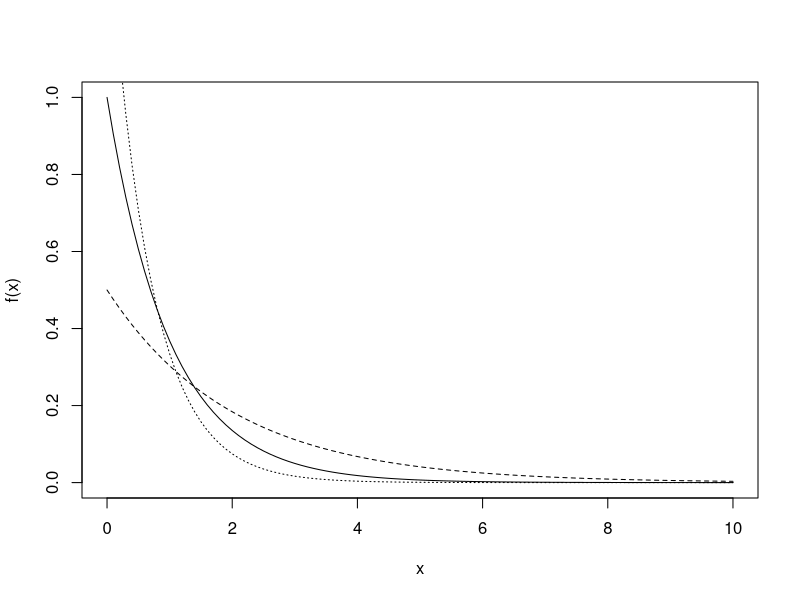
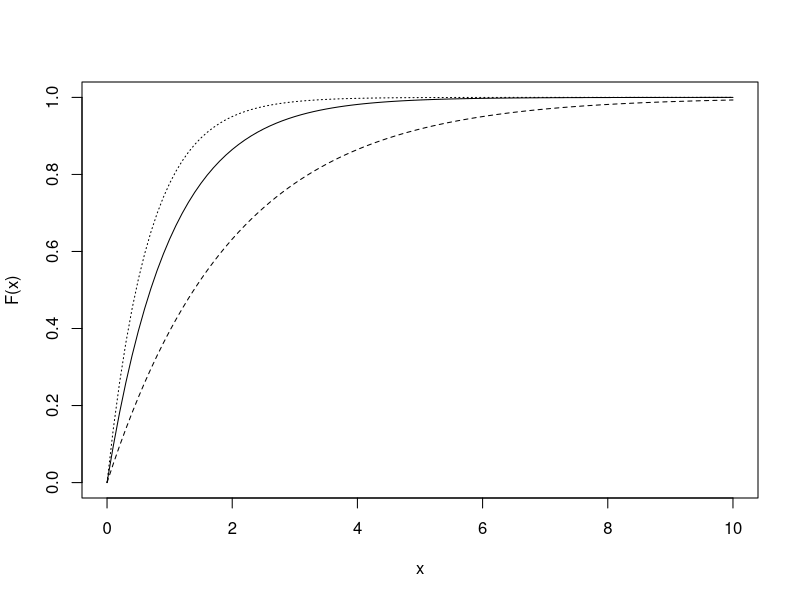
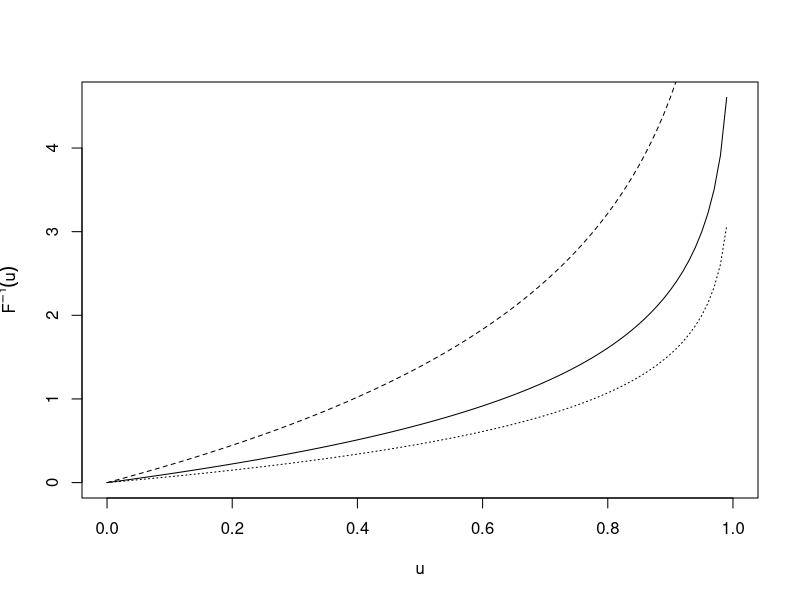
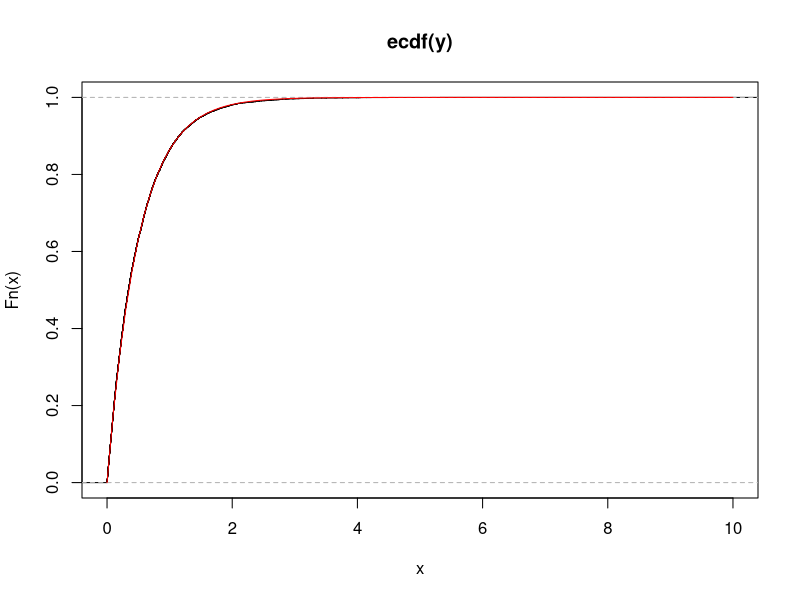
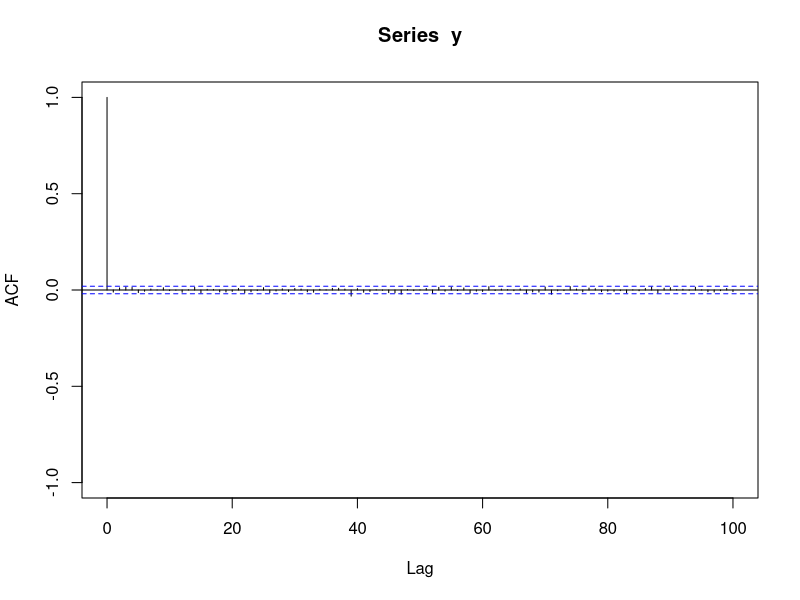
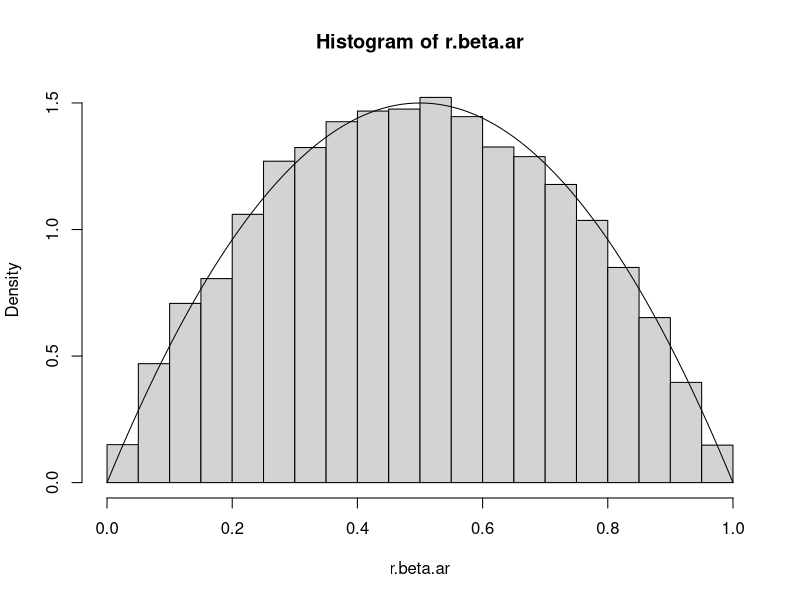
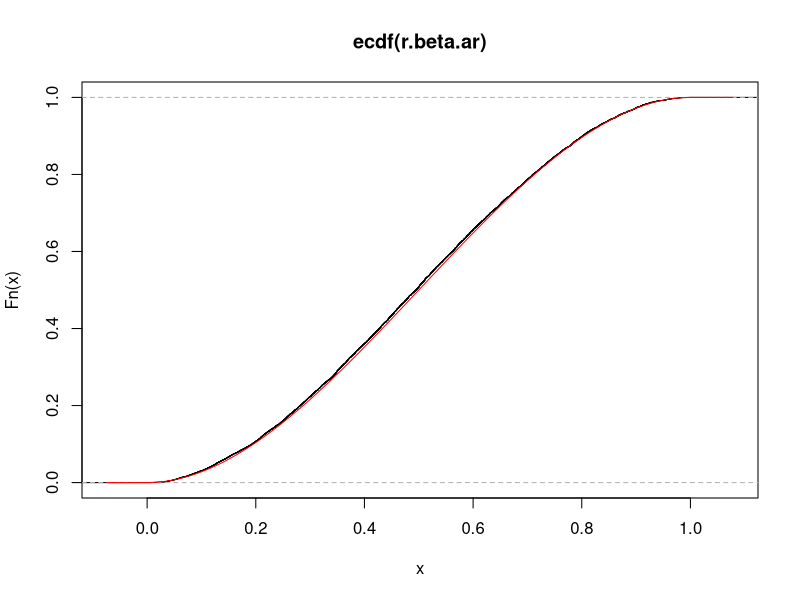
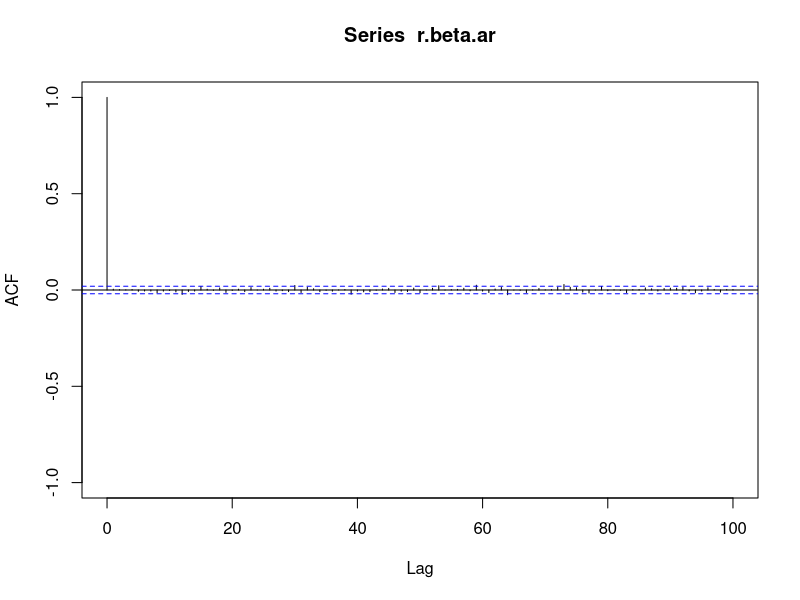

Reproduce these figures in R, in order.
##############################################################################
######## PARTE 1: Simulazione e generazione di numeri pseudo-casuali  ########
##############################################################################

##############################################################################
### 1.1 generazione mediante Generatori Congruenti Lineari
##############################################################################

options(scipen=999) # Per i numeri superiori a scipen si preferisce la notazione
# esponenziale, per gli altri la notazione fissa.

### Numeri Pseudo-Casuali Uniformi in [0,1]
### Algoritmo Wichmann-Hill (1982)

.current.seed <- c(123,456,789) # Seme iniziale

runif.wh <- function(n){
  a <-c(171,172,170)
  b <- c(30269,30307,30323) # Sono tre numeri primi.
  s <- .current.seed
  u <- rep(0, n)
  for(i in 1:n){
    s <- (a*s) %% b # Aggiornamento sequenza (n volte)
    u[i] <- sum(s/b) %% 1 # Parte frazionari della somma
    # della sequenza dei numeri in s 
  }
  .current.seed <<- s
  u
} 

### Esercizio n. 1
###
### a. Utilizzare il metodo della simulazione per inversione
###    per simulare da una v.c. esponenziale.
### b. Verificare l'adattamento su n=10000 valori simulati.

# La funzione di ripartizione F di Y ~ Exp(lambda) è F(y)=1-e^{-lambda*y}

# Funzione densità v.c. esponenziale.

dExp <- function(y, lambda=1){
  lambda*exp(-lambda*y)
}

curve(dExp(x),0,10,lty="solid",ylab="f(x)")
curve(dExp(x,0.5),lty="dashed",add=TRUE)
curve(dExp(x,1.5),lty="dotted",add=TRUE)

# Funzione di ripartizione v.c. esponenziale

pExp <- function(y, lambda=1){
  1-exp(-lambda*y)
}

curve(pExp(x),0,10,lty="solid",ylab="F(x)")
curve(pExp(x,0.5), lty="dashed",add=TRUE)
curve(pExp(x,1.5), lty="dotted",add=TRUE)

# La funzione quantile e' F^−1(u) = -log(1-u)/lambda, 0 < u < 1

qExp <- function(u, lambda=1){
  -log(1-u)/lambda
}

curve(qExp(x),0,1,lty="solid",xlab="u",ylab=expression(paste(F^{-1},(u)))) # Uso "expression" per le
# formule nelle etichette
curve(qExp(x,0.5), lty="dashed",add=TRUE)
curve(qExp(x,1.5), lty="dotted",add=TRUE)

rExp <- function(n, lambda=1){
  y <- qExp(runif.wh(n),lambda)
  #  y <- -log(1 - runif.wh(n))/lambda # Equivalente
  
  return(y)
}

y <- rExp(5, 2)
y

# Verifichiamo la bontà di adattamento con n=10000

y <- rExp(10000,2) # 10000 numeri simulati
plot(ecdf(y),do.points=FALSE,xlim=c(0,10)) # FdR empirica
curve(pExp(x,2),0,10,add=TRUE,col="red") # FdR teorica

# Per l'incorrelazione:

acf(y,100,ylim=c(-1,1))
Box.test(y,type="L") # Test per il ritardo 1 (lag=1)
# ?Box.test per informazioni


##############################################################################
### 1.2 generazione mediante Accettazione/rifiuto
##############################################################################

### Esercizio n. 2: Simulare mediante accettazione/rifuto da una Beta(2,2)

## Si parta da una Uniforme(0,1)

## Scriviamo l'algoritmo A/R

r.accetto.rifiuto <- function(n, f, g, rg, k, report=TRUE){
  y <- double(n)
  ntry <- 0
  for (i in 1:n){
    done <- FALSE
    while (!done){
      ntry <- ntry + 1
      z <- rg(1)
      u <- k * g(z) * runif.wh(1)
      if (u <= f(z)) done <- TRUE
    }
    y[i] <- z
  }
  if (report)
    cat("r.accetto.rifiuto: ho fatto",ntry,"tentativi\n")
  y
}

## Si trovi dapprima il max della Beta(2,2) in questo intervallo
## A tale scopo scriviamo la distribuzione di probabilità della beta definendo:

Beta <- function(alfa,beta){
  (factorial(alfa-1)*factorial(beta-1))/factorial(alfa+beta-1)
}
dBeta <- function(y,alfa=2,beta=2){
  (y^(alfa-1)*(1-y)^(beta-1))/Beta(alfa,beta)
}

# Si noti che:
# - factorial(x) coincide con la funzione gamma(x+1) e, per x intero,
#   e' x fattoriale.
# - la funzione Beta definita da noi coincide con la funzione beta
#   presente in R.

x <- seq(0,1,0.001)
k = max(dBeta(x,2,2))

# Usando optimize:

optimize(dBeta,c(0,1),maximum=T) # Uso: optimize(funzione, range di x, devo trovare il massimo?)
# $maximum e' la x a cui corrisponde il massimo
# $objective e' il massimo valore della funzione
# Quindi, potremmo scrivere k = optimize(dBeta,c(0,1),maximum=T)$objective

# Si noti che in questo caso k puo' anche essere trovato analiticamente,
# derivando la densita' beta.

r.beta.ar <- r.accetto.rifiuto(10000, dBeta, dunif, runif, k)

## Adesso verifichiamo che il nostro algoritmo funzioni bene:

# Adattamento:

hist(r.beta.ar, prob = T) # "freq = F" e "prob = T" sono equivalenti
curve(dBeta(x,2,2), add = T)

plot(ecdf(r.beta.ar),do.points=FALSE) # FdR empirica
curve(pbeta(x,2,2),add=TRUE,col="red") # FdR teorica

# Incorrelazione:

acf(r.beta.ar,100,ylim=c(-1,1))
Box.test(r.beta.ar,type="L")

### Proviamo a cambiare il parametro k

r.beta.ar.k2 <- r.accetto.rifiuto(10000, dBeta, dunif, runif, k=2)
r.beta.ar.k3 <- r.accetto.rifiuto(10000, dBeta, dunif, runif, k=3)
r.beta.ar.k1 <- r.accetto.rifiuto(10000, dBeta, dunif, runif, k=1) # k troppo piccolo!

# Il numero medio di tentativi richiesti per generare n
# valori e' n*k. Dunque, k deve essere il piu' piccolo
# possibile, ma non troppo piccolo: la densita' da cui generiamo (che
# nei lucidi chiamiamo g), moltiplicata per k, deve dominare la
# densita' obiettivo (che nei lucidi chiamiamo f).
# Nel caso presente, in cui generiamo da una densita' g uniforme, cio'
# significa che k non puo essere piu' piccolo del massimo della
# densita' f (che e' una beta(2,2)).

plot(ecdf(r.beta.ar.k2),do.points=FALSE)
curve(pbeta(x,2,2),add=TRUE,col="red") # OK

plot(ecdf(r.beta.ar.k3),do.points=FALSE)
curve(pbeta(x,2,2),add=TRUE,col="red") # OK

plot(ecdf(r.beta.ar.k1),do.points=FALSE)
curve(pbeta(x,2,2),add=TRUE,col="red") # NO!


### Esercizio n. 3: Simulare una mezza normale standard (normale troncata) con
###                 un algoritmo A/R basato su una distribuzione esponenziale.

## Si consideri la seguente distribuzione di probabilità:

dHalfNorm <- function(y){ # Densità di una normale troncata (y > 0).
  (2/sqrt(2*pi))*exp(-y^2/2)
}

curve(dHalfNorm(x),0,10)

# Consideriamo la distribuzione esponenziale di parametro lambda = 1:
#
# g(x) = exp(-x).
#
# Dobbiamo trovare il valore di k tale che
#
# k * g(x) >= f(x) per ogni x, dove f(x) è la densità della normale
# troncata ai soli valori positivi.
#
# Deve essere dunque:
#
# k * exp(-x) >= 2/sqrt(2*pi) * exp(-x^2/2) per ogni x.
#
# Equivalentemente:
#
# k >= sqrt(2/pi) * exp(x-x^2/2)
#
# E' facile vedere che x-x^2/2 raggiunge un massimo per x = 1.
# Dunque, possiamo definire k = sqrt(2/pi) * exp(1/2) = sqrt(2*exp(1)/pi).

k <- sqrt(2*exp(1)/pi)

curve(dExp(x)*k,0,10,lty="dashed",add=TRUE)

# Usiamo la funzione rExp, creata nell'esercizio n. 1, all'interno della
# funzione per la generazione A/R

r.halfNorm.ar <- r.accetto.rifiuto(10000, dHalfNorm, dExp, rExp, k)

## Controllo simulazione

hist(r.halfNorm.ar, prob= T, nclass=50)
curve(dHalfNorm(x), add = T)


##############################################################################
### 1.3 generazione mediante Trasformazione (Box-Muller)
##############################################################################

## Esercizio n. 4

# Funzione per generare una Normale Standard mediante transformazione
# (algoritmo di Box-Muller).

sim.norm.bm <- function(n){
  u1 <- runif(n)
  u2 <- runif(n)
  R <- sqrt(-2*log(u1))
  theta <- 2*pi*u2
  x <- R*cos(theta)
  y <- R*sin(theta)
  x # Naturalmente, scritto cosi' l'algoritmo e' inefficiente
  # perche' buttiamo via meta' dei valori generati.
}

out1 <- sim.norm.bm(2000)

hist(out1,br=25,xlab="",ylab="",main="2,000 simulazioni da una Normale",freq=FALSE)
curve(dnorm(x),from=-4,to=4,col="blue",add=TRUE)

# Esercizio n. 4.1: si scriva sim.norm.bm in maniera piu' efficiente.

# Esempio di soluzione.

sim.norm.bm.1 <- function(n){
  n1 <- floor((n-1)/2) + 1 # Per n pari n1 = n/2;
  # per n dispari n1 = (n + 1)/2
  #                  = (parte intera di (n-1)/2) + 1
  u1 <- runif(n1)
  u2 <- runif(n1)
  R <- sqrt(-2*log(u1))
  theta <- 2*pi*u2
  x <- R*cos(theta)
  y <- R*sin(theta)
  c(x,y)[1:n] # Considero solo i primi n valori (se n e' dispari ne genero n+1).
}

out1 <- sim.norm.bm.1(2000)

hist(out1,br=25,xlab="",ylab="",main="2,000 simulazioni da una Normale",freq=FALSE)
curve(dnorm(x),from=-4,to=4,col="blue",add=TRUE)

# Confrontiamo l'efficienza di sim.norm.bm e sim.norm.bm.1.

system.time(sim.norm.bm(1E6))
system.time(sim.norm.bm.1(1E6))

# Esercizio n. 4.2: si confronti l'efficienza di Box-Muller
# (implementazione efficiente) con l'algoritmo per generare da una
# normale basato sul metodo accettazione/rifiuto, a partire da una
# distribuzione di Laplace, visto a lezione.